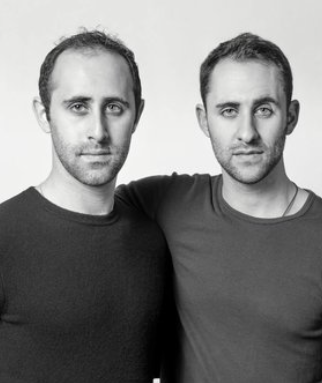
#> input picture Week 10/Code-Week#10/data/two-people.png, 322 x 383 px, found by its file name
$ python '2. Hierarchical Detection.py'
#> lines starting #> are read from the running program, lines starting #| are printed output that depends on the picture; after the words box and inside, x2 and y2 are one past the last pixel; in counts of white or black regions, pixels touching at a corner belong together
# -*- coding: utf-8 -*-
"""
Created on Wed Mar 20 20:26:39 2024

@author: Noopa Jagadeesh
"""

import numpy as np
import cv2

face_detector=cv2.CascadeClassifier('C:/Users/Downloads/COSC/Week#10/models/haarcascade_frontalface_default.xml')
eye_detector = cv2.CascadeClassifier('C:/Users/Downloads/COSC/Week#10/models/haarcascade_eye_tree_eyeglasses.xml')

img = cv2.imread('C:/Users/Downloads/COSC/Week#10/data/two-people.png')
#> img is the input picture: shape (383, 322, 3); mean B, G, R 127.5, 128.1, 128
gray = cv2.cvtColor(img, cv2.COLOR_BGR2GRAY)
faces = face_detector.detectMultiScale(gray, 1.2, 4)
#> faces = [[193, 68, 107, 107], [38, 62, 119, 119]]
for (x,y,w,h) in faces:
    img = cv2.rectangle(img,(x,y),(x+w,y+h),(255,0,0),2)
    roi_gray = gray[y:y+h, x:x+w]
    roi_color = img[y:y+h, x:x+w]
#> this loop made 2 passes
#> pass 1, `img = cv2.rectangle(img,(x,y),(x+w,y+h),(255,0,0),2)`:
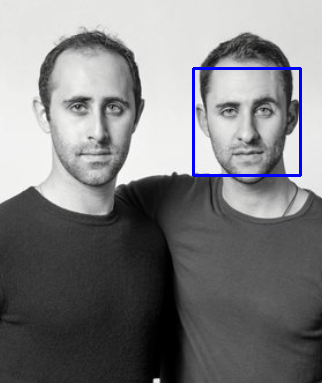
#> img: shape (383, 322, 3); 1.04% of pixels changed, all inside (x1, y1, x2, y2) = (192, 67, 302, 177)
#> pass 1, `roi_gray = gray[y:y+h, x:x+w]`:
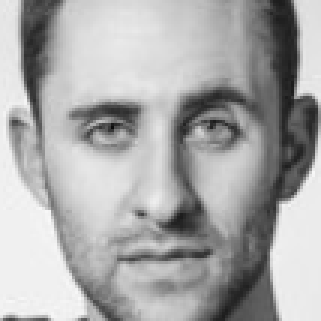
#> roi_gray: shape (107, 107) (shown 3 times larger); min 12, max 248, mean 169.3
#> pass 1, `roi_color = img[y:y+h, x:x+w]`:
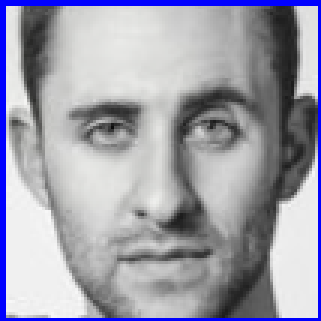
#> roi_color: shape (107, 107, 3) (shown 3 times larger); mean B, G, R 172.1, 158.6, 158.5
#> pass 2, `img = cv2.rectangle(img,(x,y),(x+w,y+h),(255,0,0),2)`:
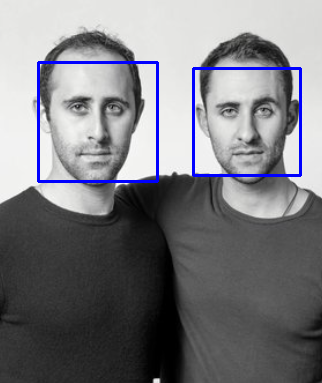
#> img: shape (383, 322, 3); 1.15% of pixels changed, all inside (x1, y1, x2, y2) = (37, 61, 159, 183)
#-----roi_gray is the cropped detected face in grayscale
# --- roi_color is the cropped detected face in color
eyes = eye_detector.detectMultiScale(roi_gray)
#> eyes = [[29, 32, 26, 26], [62, 35, 24, 24]]
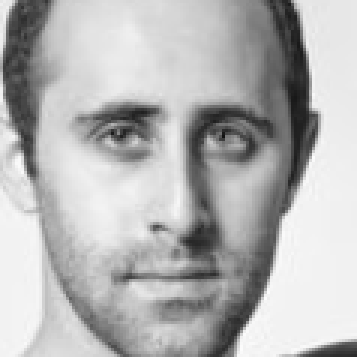
#> roi_gray: shape (119, 119) (shown 3 times larger); min 18, max 252, mean 180.8
for (ex,ey,ew,eh) in eyes:
    cv2.rectangle(roi_color,(ex,ey),(ex+ew,ey+eh),(0,255,0),2)
#> this loop made 2 passes
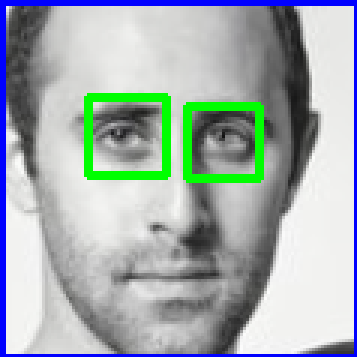
#> roi_color: shape (119, 119, 3) (shown 3 times larger); mean B, G, R 175.3, 174.3, 163.5

cv2.imshow('img',img)
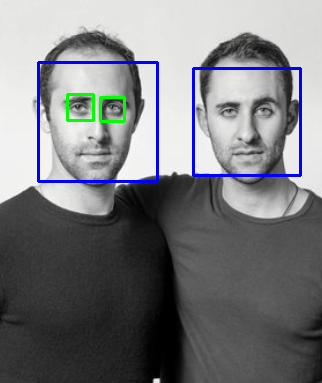
#> window 'img': shape (383, 322, 3); mean B, G, R 128, 124.2, 122.9
cv2.waitKey(0)
cv2.destroyAllWindows()
